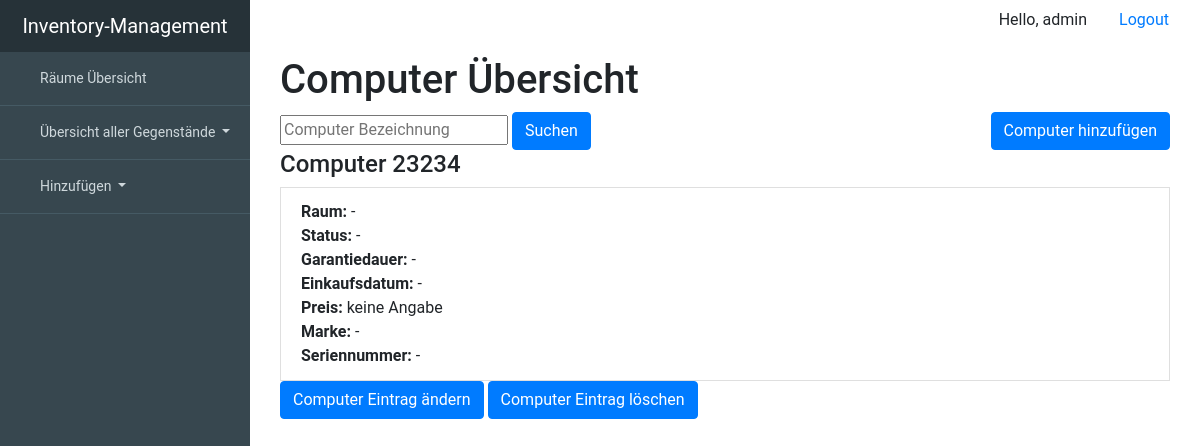
The app's page /computer/all (signed in), older data.
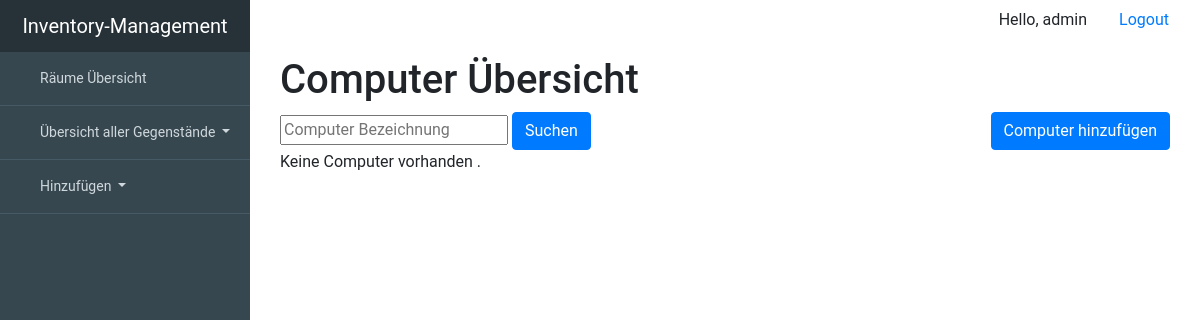
The same page, newer data.
### inventory_managementsentials/models.py (models this page shows, shortened)
class Device(models.Model):
    room = models.ForeignKey('Room', null=True, blank=True, on_delete=models.SET_NULL)
    description = models.CharField(max_length=99, unique=True, primary_key=True)
    working = 'working'
    broken = 'broken'
    status_choice = [(working, "working"), (broken, "broken")]
    status = models.CharField(choices=status_choice, max_length=7, blank=True, null=True)
    serialnumber = models.CharField(max_length=99, blank=True, null=True)
    warranty_period = models.IntegerField(blank=True, null=True)
    date_of_purchase = models.DateTimeField(blank=True, null=True)
    price = models.IntegerField(blank=True, null=True)
    brand = models.ForeignKey(Brand, on_delete=models.SET_NULL, blank=True, null=True)
    class Meta:
        abstract = True

class Computer(Device):
    class Meta:
        verbose_name = "Computer"
        verbose_name_plural = "Computers"

### inventory_managementsentials/views.py (the view)
# urls.py: url(r'^computer/all$', views.ComputerView.as_view(), name='ComputerView'),
class ComputerView(LoginRequiredMixin, generic.ListView):
    login_url = 'inventory_managementsentials:login'
    template_name = 'inventory_managementsentials/all/all_computer.html'
    context_object_name = 'computer_list'
    def get_queryset(self):
        filter_description = self.request.GET.get('computer_description', None)
        if filter_description is not None:
            return Computer.objects.filter(description__icontains=filter_description)
        else:
            return Computer.objects.order_by('description')

### inventory_managementsentials/templates/inventory_managementsentials/all/all_computer.html (shortened to what this page needs)
{% extends "inventory_managementsentials/base.html" %}
{% block content %}
    <div class="container">
        <header>
            <div class="editor-indent">
                <div class="inner">
                    <h1>Computer Übersicht </h1>
                </div>
            </div>
        </header>
        <form method="GET" action="/computer/all">
                <input type="text" name="computer_description" placeholder="Computer Bezeichnung">
                <button type="submit" class="btn btn-primary">Suchen</button>
                <a href='/add/computer/' class="btn btn-primary" style="float:right">Computer hinzufügen</a>
            </form>
        <div class="whatever_else_you_need">
            {% if computer_list %}
                {% for computer in computer_list %}
                    <div class="list-group">
                        <h4 class="list-group-itemlist-group-item-action active">Computer {{ computer.description }}</h4>
                         <a class="list-group-item list-group-item-action">
                             <strong>Raum: </strong>{{ computer.room|default_if_none:'-' }}<br>
                             <strong>Status:</strong>
                        {% if computer.status == 'working' %}
                            Funktionsfähig
                        {% elif computer.status == 'broken' %}
                            <strong>Defekt</strong>
                        {% else %}
                            -
                        {% endif %}<br>
                            <strong>Garantiedauer:</strong>
                        {% if computer.warranty_period %}
                            {{ computer.warranty_period }} Jahre
                        {% else %}
                            -
                        {% endif %}
                        <br>
                            <strong>Einkaufsdatum:</strong> {{ computer.date_of_purchase|default_if_none:'-' }}<br>
                            <strong>Preis:</strong>
                        {% if computer.price %}
                            {{ computer.price}}€
                        {% else %}
                            keine Angabe
                        {% endif %}
                        <br>
                            <strong>Marke:</strong> {{ computer.brand|default_if_none:'-'}}<br>
                            <strong>Seriennummer: </strong> {{ computer.serialnumber|default_if_none:'-'}}<br>
                        </a>
                    <div>
                            <a href='/update/computer/{{ computer.description }}' class="btn btn-primary">Computer Eintrag ändern</a>
                            <a href='/delete/computer/{{ computer.description }}' class="btn btn-primary">Computer Eintrag löschen</a>
                        </div>
                    </div>
                {% endfor %}
        {% else %}
                <p>Keine Computer vorhanden .</p>
            {% endif %}
        </div>
    </div>
{% endblock %}

Row changes from the older to the newer data that the page shows:
removed Computer: description "23234", room "-", date_of_purchase "-", shows "keine Angabe", brand "-", serialnumber "-"
Text that changed along with them:
text now shown: "Keine Computer vorhanden ."
